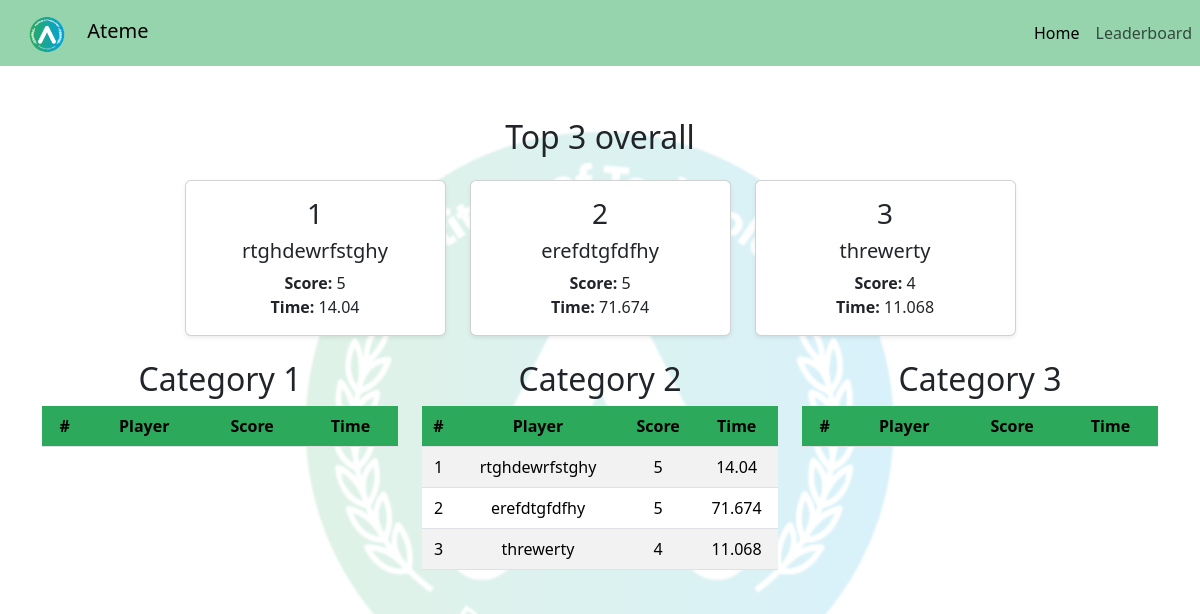
The page /leaderboard on the database as committed earlier.
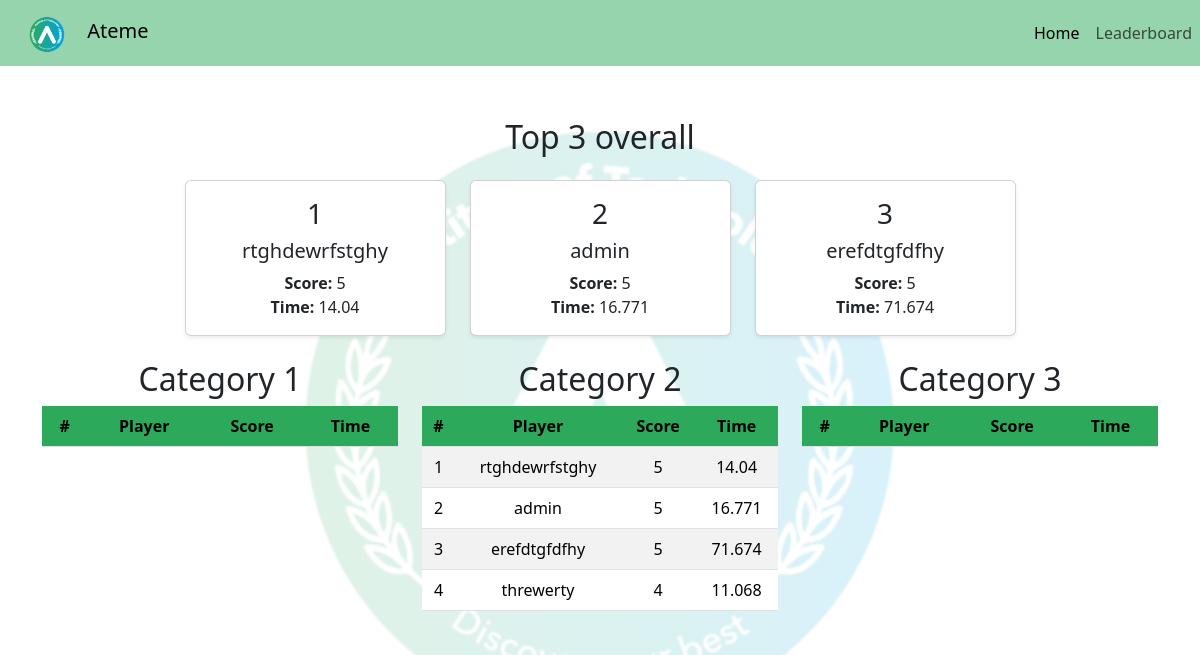
The same page on the database as committed later.
### app/models.py (models this page shows, shortened)
class User(db.Model):
    id: so.Mapped[int] = so.mapped_column(primary_key=True)
    username: so.Mapped[str] = so.mapped_column(sa.String(64), index=True)
    email: so.Mapped[str] = so.mapped_column(sa.String(128), index=True)
    score: so.Mapped[int] = so.mapped_column(sa.Integer, index=True, default=0)
    time_taken: so.Mapped[float] = so.mapped_column(sa.Float, index=True, default=0)
    quiz_type: so.Mapped[int] = so.mapped_column(sa.Integer, index=True, default=0)
    day_taken: so.Mapped[datetime] = so.mapped_column(sa.DateTime, index=True, default=datetime.now())

### app/main/routes.py (the view)
@bp.route('/leaderboard')
def leaderboard():
  users = User.query.order_by(User.score.desc(), User.time_taken.asc()).all()
  type1_users = [u for u in users if u.quiz_type == 1]
  type2_users = [u for u in users if u.quiz_type == 2]
  type3_users = [u for u in users if u.quiz_type == 3]
  top_users = sorted(users, key=lambda u: (-u.score, u.time_taken))[:3]
  return render_template('leaderboard.html', title='Leaderboard', type1_users=type1_users, type2_users=type2_users, type3_users=type3_users, top_users=top_users)

### app/templates/leaderboard.html (shortened to what this page needs)
{% extends "base.html" %}
{% block content %}
<div class="page-wrapper container mt-5">
  <h2 class="text-center mb-4">Top 3 overall</h2>
  <div class="row justify-content-center text-center">
    {% for user in top_users%}
    <div class="col-md-3">
      <div class="card shadow-sm mb-4">
        <div class="card-body">
          <h3>
            {% if loop.index == 1 %} 1
            {% elif loop.index == 2 %} 2
            {% elif loop.index == 3 %} 3
            {% endif %}
          </h3>
          <h5 class="card-title">{{ user.username }}</h5>
          <p class="card-text">
            <strong>Score:</strong> {{ user.score }}<br>
            <strong>Time:</strong> {{ user.time_taken }}
          </p>
        </div>
      </div>
    </div>
    {% endfor %}
  </div>
  <div class="row">
    <div class="col-md-4">
      <h2 class="text-center">Category 1</h2>
      <div class="table-responsive">
        <table class="table table-striped table-hover text-center align-middle">
          <thead>
            <tr>
              <th>#</th>
              <th>Player</th>
              <th>Score</th>
              <th>Time</th>
            </tr>
          </thead>
        </table>
      </div>
    </div>
    <div class="col-md-4">
      <h2 class="text-center">Category 2</h2>
      <div class="table-responsive">
        <table class="table table-striped table-hover text-center align-middle">
          <thead>
            <tr>
              <th>#</th>
              <th>Player</th>
              <th>Score</th>
              <th>Time</th>
            </tr>
          </thead>
          <tbody>
            {% for user in type2_users %}
            <tr>
              <td>{{ loop.index }}</td>
              <td>{{ user.username }}</td>
              <td>{{ user.score }}</td>
              <td>{{ user.time_taken }}</td>
            </tr>
            {% endfor %}
          </tbody>
        </table>
      </div>
    </div>
    <div class="col-md-4">
      <h2 class="text-center">Category 3</h2>
      <div class="table-responsive">
        <table class="table table-striped table-hover text-center align-middle">
          <thead>
            <tr>
              <th>#</th>
              <th>Player</th>
              <th>Score</th>
              <th>Time</th>
            </tr>
          </thead>
        </table>
      </div>
    </div>
  </div>
</div>
{% endblock %}

### app/templates/base.html (shortened to what this page needs)
<!doctype html>
<html lang="en">
  <head>
    <link
        href="https://cdn.jsdelivr.net/npm/bootstrap@5.3.2/dist/css/bootstrap.min.css"
        rel="stylesheet"
>
        <link rel="stylesheet" href="{{ url_for('static', filename='styles.css') }}">
  </head>
  <body>
    <nav class="navbar navbar-expand-lg custom-navbar fixed-top">
        <div class= "container-fluid">
            <a class="navbar-brand" href="#">
                <img src="{{ url_for('static', filename='images/LOGO-Transparent-big.png')}}" alt="logo" width="70" height="40" class="d-inline-block align-text-middle">
                Ateme
            </a>
        </div>
        <div class="collapse navbar-collapse">
            <ul class="navbar-nav me-auto mb-2 mb-lg-0">
                <li class="nav_item">
                    <a class="nav-link active" href="{{ url_for('main.index')}}">Home</a>
                </li>
                <li class="nav-item">
                    <a class="nav-link" href="{{ url_for('main.leaderboard')}}">Leaderboard</a>
                </li>
            </ul>
        </div>
    </nav>
    {% block content %}{% endblock %}
  </body>
</html>

### app/static/styles.css (style rules this page uses)
body { padding-top: 70px; }
thead { --bs-table-bg: #2CA95B; color: white; }
.page-wrapper { position: relative; z-index: 1; }
.page-wrapper::before { content: ""; position: fixed; top: 50%; left: 50%; transform: translate(-50%, -50%); width: 1200px; height: 1200px; background: url("images/LOGO-Transparent-big.png") no-repeat center; background-size: contain; opacity: 0.15; z-index: -1; }
.custom-navbar { background-color: rgb(44, 169, 91, 0.5); }

Rows that differ between the two databases and show on the page:
no longer on one of the page's lists (row unchanged): User: username "threwerty", score "4", time_taken "11.068"
now on this page (row edited): User: shows "2", username "admin", score "5", time_taken "16.771"
computed for User "erefdtgfdfhy": text "2" → "3"
